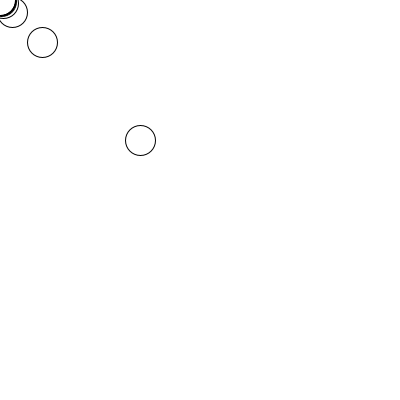
Frame 1 (no input)
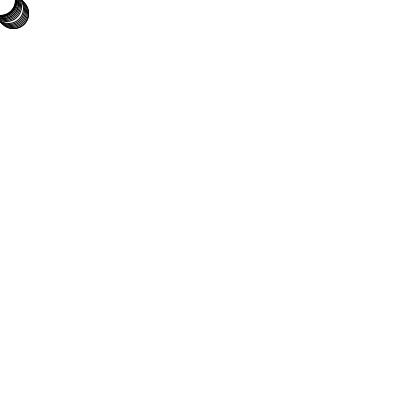
Frame 60 (the mouse pressed at the canvas centre just before this capture)
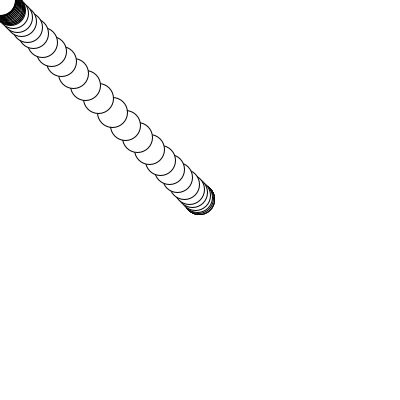
Frame 120 (the mouse held since frame 60 and released just before this capture)

The Processing sketch that drew these frames (run headless with seeded random() and noise(); from frame 60 on, the mouse is pressed at the canvas centre):

// Processing sketch: processing_178177
// ── processing_178177.pde

float easing = 0.7;
suiveur chef;

void setup(){
  size(400,400);
  chef = new suiveur();
}

void draw(){
  background(255);
   chef.dessine(mouseX, mouseY);
}

class suiveur{
  suiveur suivant; 
  float x,y;
  suiveur(){
    suivant = new suiveur(120);
    x=width/2;y=height/2;
  }
  suiveur(int n){
    if(n>0) suivant = new suiveur(n-1);
  } 
  void dessine(float _x, float _y){
    x=_x+(x-_x)*easing;
    y=_y+(y-_y)*easing;
    ellipse(x,y,30,30);
     if(suivant!=null){
       suivant.dessine(x,y);
     }
  }
}
